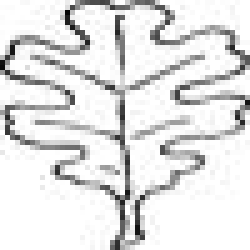
#> input picture ready_leaves/0.jpg, 50 x 50 px (shown 5 times larger); its folder holds 5 pictures in this run
$ python BinarizeImage.py
#> lines starting #> are read from the running program, lines starting #| are printed output that depends on the picture
import cv2
import os
from utilities import change_image
from matplotlib import image

def convert2binary(path, width, height, write=None, show=False):
#> called with path = 'ready_leaves/0.jpg', width = 50, height = 50, write = 'DataSet-Kwiatki/wzorcowe/0.png', show = False
    img = cv2.imread(path, cv2.IMREAD_GRAYSCALE)
#> img is the input picture: shape (50, 50); min 6, max 255, mean 226.5
    if img is None:
        print("Error, unable to load your image!")
        return

    img = cv2.resize(img, (width, height), interpolation=cv2.INTER_AREA)
    th, img = cv2.threshold(img, 75, 255, cv2.THRESH_OTSU)
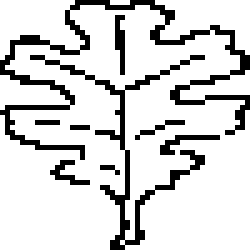
#> img: shape (50, 50) (shown 5 times larger); 83.3% white; black in thin lines or dots
#> th = 184

    if write:
        # writes converted image
        cv2.imwrite(write, img)

    if show:
        # Show changes
        cv2.imshow("Resized image", img)
        cv2.waitKey(0)
        cv2.destroyAllWindows()

    # return matrix
    return [[img[h][w] for w in range(width)] for h in range(height)]


def linearize(matrix):
    result = []
    for row in matrix:
        result += row
    return result


def printMatrix(matrix):
    bit = lambda x: x // 255
    height = len(matrix)
    width = len(matrix[0])
    for h in range(height):
        print("[", end=" ")
        for w in range(width):
            print(bit(matrix[h][w]), end=" ")
        print("]")

def makeDataSet(sourceFolderPath):
    """

    :param sourceFolderPath: Path to the folder with images,
    which are to be converted into dataset
    :return: ---
    """

    # Create directory tree
    if not os.path.exists("DataSet-Kwiatki"):
        os.mkdir("DataSet-Kwiatki")
        os.mkdir("DataSet-Kwiatki/wzorcowe")
        os.mkdir("DataSet-Kwiatki/testowe")
    else:
        print("The directory already exists")

    i = 0
    # Make pattern images
    for img_path in os.listdir(sourceFolderPath):
        new_path = "DataSet-Kwiatki/wzorcowe/" + img_path
        new_path = new_path[:(len(new_path) - 4)] + ".png"
        convert2binary("ready_leaves/" + img_path, 50, 50, write=new_path)
#> pass 2 of the loop in makeDataSet, `for img_path in os.listdir(sourceFolderPath):`:
#> in makeDataSet, `new_path = "DataSet-Kwiatki/wzorcowe/" + img_path`: new_path = 'DataSet-Kwiatki/wzorcowe/1.jpg'
#> in makeDataSet, `new_path = new_path[:(len(new_path) - 4)] + ".png"`: new_path = 'DataSet-Kwiatki/wzorcowe/1.png'
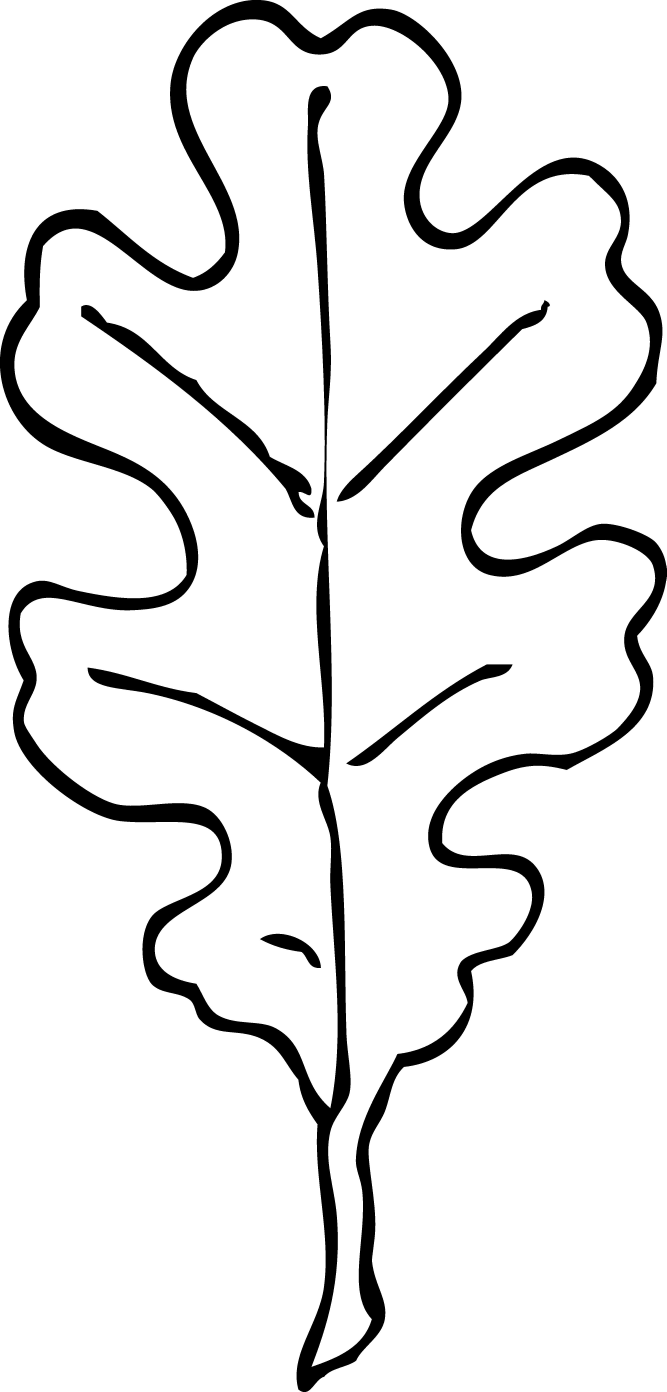
#> input picture ready_leaves/1.jpg, 3333 x 6960 px (shown at 1/5 size)
#> in convert2binary, img is the input picture: shape (6960, 3333); min 0, max 255, mean 229.9
#> in convert2binary (call 2), `img = cv2.resize(img, (width, height), interpolation=cv2.INTER_AREA)`:
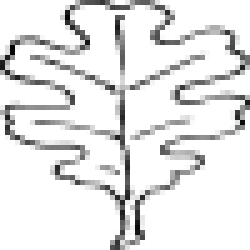
#> img: shape (50, 50) (shown 5 times larger); min 0, max 255, mean 229.9
#> in convert2binary (call 2), `th, img = cv2.threshold(img, 75, 255, cv2.THRESH_OTSU)`:
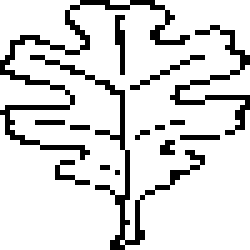
#> img: shape (50, 50) (shown 5 times larger); 84.8% white; black in thin lines or dots
#> th = 181
#> pass 3 of the loop in makeDataSet, `for img_path in os.listdir(sourceFolderPath):`:
#> in makeDataSet, `new_path = "DataSet-Kwiatki/wzorcowe/" + img_path`: new_path = 'DataSet-Kwiatki/wzorcowe/10.jpg'
#> in makeDataSet, `new_path = new_path[:(len(new_path) - 4)] + ".png"`: new_path = 'DataSet-Kwiatki/wzorcowe/10.png'
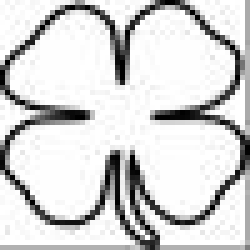
#> input picture ready_leaves/10.jpg, 50 x 50 px (shown 5 times larger)
#> in convert2binary, img is the input picture: shape (50, 50); min 0, max 255, mean 212.6
#> in convert2binary (call 3), `th, img = cv2.threshold(img, 75, 255, cv2.THRESH_OTSU)`:
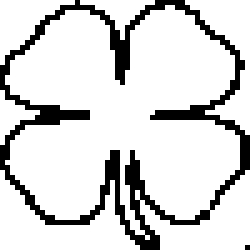
#> img: shape (50, 50) (shown 5 times larger); 83.7% white; black in thin lines or dots
#> th = 148
#> the loop made 5 passes; the first 3 are shown

    i = 0
#> i = 0
    # Randomize a little bit
    for img_path in os.listdir("DataSet-Kwiatki/wzorcowe"):
        for n in range(0, 420, 40):
            new_path = "DataSet-Kwiatki/testowe/" + img_path
            new_path = new_path[:(len(new_path) - 4)] + "_c" + str(n) + ".png"
            np_img = change_image("DataSet-Kwiatki/wzorcowe/" + img_path, n)
            image.imsave(new_path, np_img)


def main():
    makeDataSet("ready_leaves")

if __name__ == "__main__":
    main()
